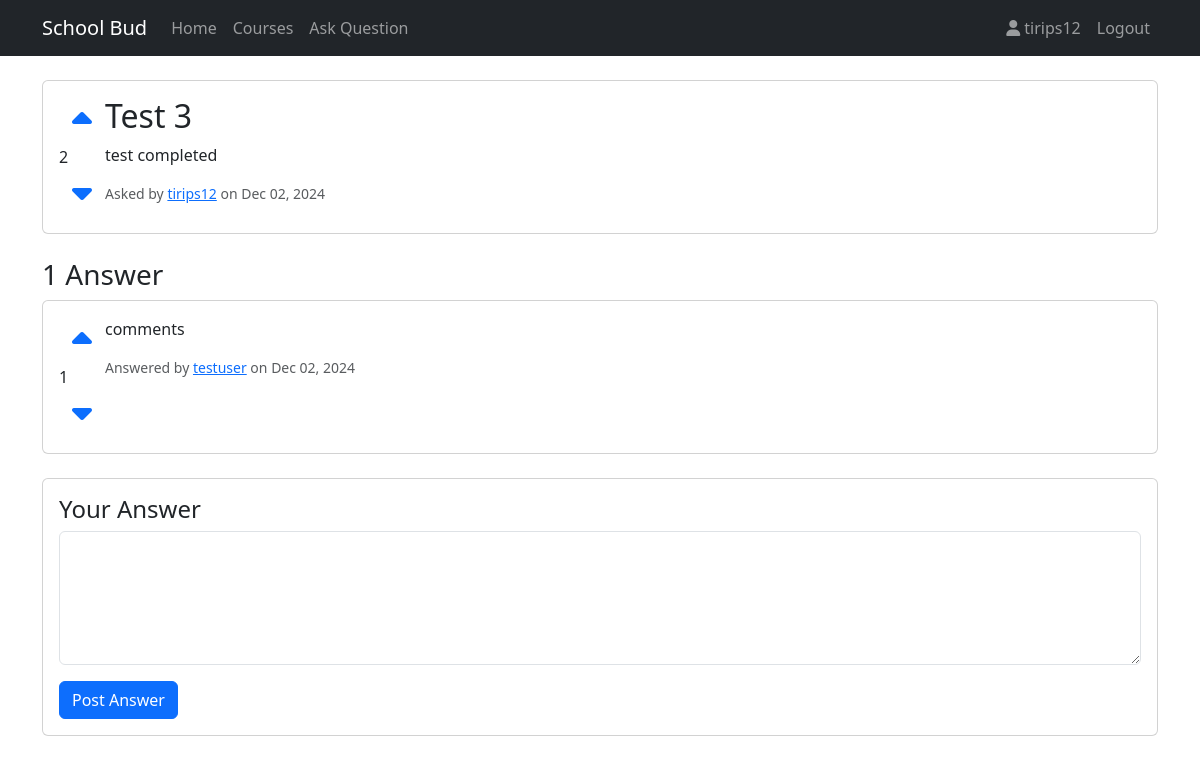
The page /question/6/ (signed in) on the database as committed earlier.
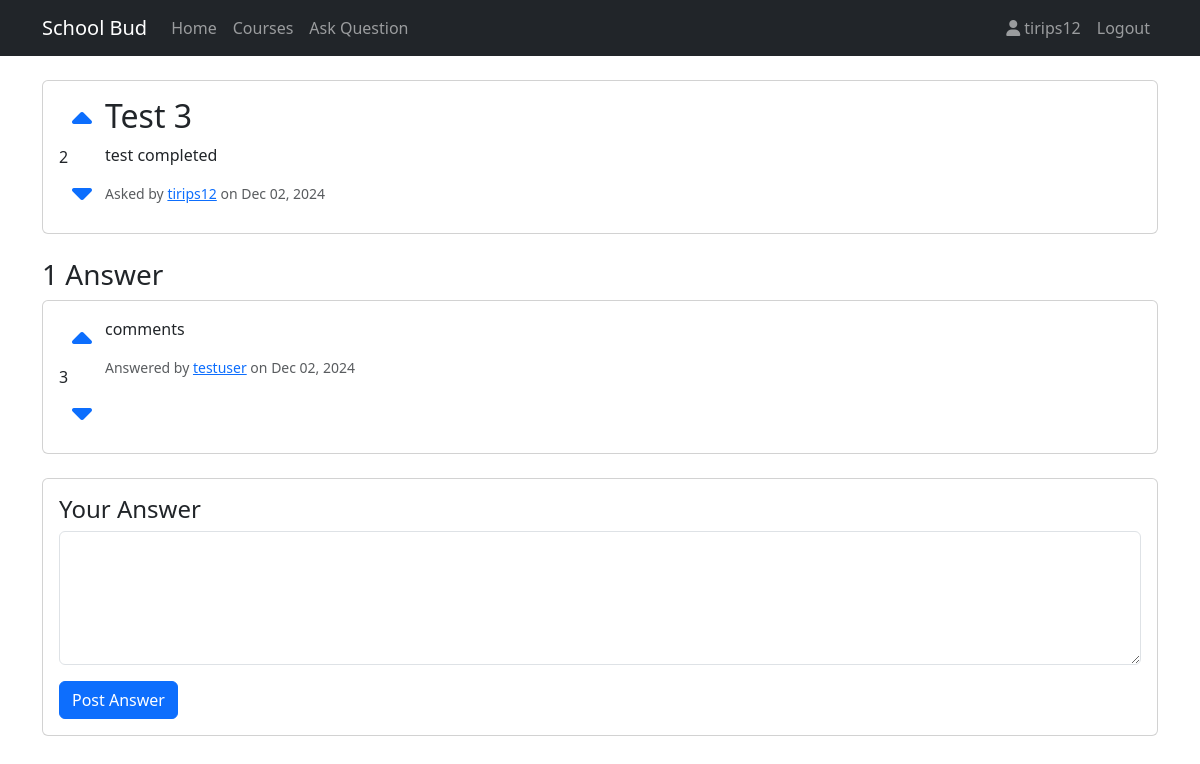
The same page on the database as committed later.
### core/models.py (models this page shows)
class Answer(models.Model):
    question = models.ForeignKey(Question, on_delete=models.CASCADE, related_name='answers')
    content = models.TextField()
    author = models.ForeignKey(User, on_delete=models.CASCADE)
    created_at = models.DateTimeField(auto_now_add=True)
    updated_at = models.DateTimeField(auto_now=True)
    votes = models.IntegerField(default=0)
    removed = models.BooleanField(default=False)
    removed_by = models.ForeignKey(User, null=True, blank=True, related_name='removed_answers', on_delete=models.SET_NULL)
    removed_at = models.DateTimeField(null=True, blank=True)
    removal_reason = models.TextField(blank=True)

### core/views.py (the view)
# urls.py: path('question/<int:pk>/', views.question_detail, name='question_detail'),
@login_required
def question_detail(request, pk):
    question = get_object_or_404(Question, pk=pk)
    return render(request, 'core/question_detail.html', {'question': question})

### core/templates/core/question_detail.html (shortened to what this page needs)
{% extends 'core/base.html' %}
{% block content %}
<div class="card mb-4">
    <div class="card-body">
        <div class="d-flex">
            <div class="votes vote-container" data-type="question" data-id="{{ question.id }}">
                <button class="btn btn-link vote-button" data-vote="up">
                    <i class="fas fa-caret-up fa-2x"></i>
                </button>
                <div class="vote-count">{{ question.votes }}</div>
                <button class="btn btn-link vote-button" data-vote="down">
                    <i class="fas fa-caret-down fa-2x"></i>
                </button>
            </div>
            <div class="flex-grow-1">
                <h2 class="card-title">{{ question.title }}</h2>
                <p class="card-text">{{ question.content }}</p>
                <div class="d-flex justify-content-between align-items-center">
                    <small class="text-muted">
                        Asked by <a href="{% url 'profile' question.author.username %}">{{ question.author.username }}</a>
                        on {{ question.created_at|date:"M d, Y" }}
                    </small>
                </div>
            </div>
        </div>
    </div>
</div>
{% if question.answers.all %}
    <h3>{{ question.answers.count }} Answer{{ question.answers.count|pluralize }}</h3>
    {% for answer in question.answers.all %}
    <div class="card mb-3">
        <div class="card-body">
            <div class="d-flex">
                <div class="votes vote-container" data-type="answer" data-id="{{ answer.id }}">
                    <button class="btn btn-link vote-button" data-vote="up">
                        <i class="fas fa-caret-up fa-2x"></i>
                    </button>
                    <div class="vote-count">{{ answer.votes }}</div>
                    <button class="btn btn-link vote-button" data-vote="down">
                        <i class="fas fa-caret-down fa-2x"></i>
                    </button>
                </div>
                <div class="flex-grow-1">
                    <p class="card-text">{{ answer.content }}</p>
                    <div class="d-flex justify-content-between align-items-center">
                        <small class="text-muted">
                            Answered by <a href="{% url 'profile' answer.author.username %}">{{ answer.author.username }}</a>
                            on {{ answer.created_at|date:"M d, Y" }}
                        </small>
                    </div>
                </div>
            </div>
        </div>
    </div>
    {% endfor %}
{% endif %}
{% if user.is_authenticated %}
<div class="card mt-4">
    <div class="card-body">
        <h4>Your Answer</h4>
        <form method="post" action="{% url 'answer_question' question.pk %}">
            <div class="mb-3">
                <textarea class="form-control" name="content" rows="5" required></textarea>
            </div>
            <button type="submit" class="btn btn-primary">Post Answer</button>
        </form>
    </div>
</div>
{% endif %}
{% endblock %}

Rows that differ between the two databases and show on the page:
changed Answer "comments": votes "1" → "3"
